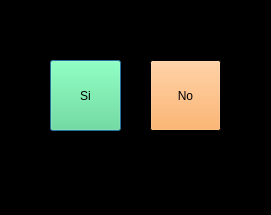
<?xml version="1.0" encoding="UTF-8"?>
<ui version="4.0">
 <class>aceptarUI</class>
 <widget class="QDialog" name="aceptarUI">
  <property name="geometry">
   <rect>
    <x>0</x>
    <y>0</y>
    <width>271</width>
    <height>215</height>
   </rect>
  </property>
  <property name="palette">
   <palette>
    <active>
     <colorrole role="Base">
      <brush brushstyle="SolidPattern">
       <color alpha="255">
        <red>255</red>
        <green>255</green>
        <blue>255</blue>
       </color>
      </brush>
     </colorrole>
     <colorrole role="Window">
      <brush brushstyle="SolidPattern">
       <color alpha="255">
        <red>0</red>
        <green>0</green>
        <blue>0</blue>
       </color>
      </brush>
     </colorrole>
    </active>
    <inactive>
     <colorrole role="Base">
      <brush brushstyle="SolidPattern">
       <color alpha="255">
        <red>255</red>
        <green>255</green>
        <blue>255</blue>
       </color>
      </brush>
     </colorrole>
     <colorrole role="Window">
      <brush brushstyle="SolidPattern">
       <color alpha="255">
        <red>0</red>
        <green>0</green>
        <blue>0</blue>
       </color>
      </brush>
     </colorrole>
    </inactive>
    <disabled>
     <colorrole role="Base">
      <brush brushstyle="SolidPattern">
       <color alpha="255">
        <red>0</red>
        <green>0</green>
        <blue>0</blue>
       </color>
      </brush>
     </colorrole>
     <colorrole role="Window">
      <brush brushstyle="SolidPattern">
       <color alpha="255">
        <red>0</red>
        <green>0</green>
        <blue>0</blue>
       </color>
      </brush>
     </colorrole>
    </disabled>
   </palette>
  </property>
  <property name="windowTitle">
   <string>Form</string>
  </property>
  <widget class="QPushButton" name="si">
   <property name="geometry">
    <rect>
     <x>50</x>
     <y>60</y>
     <width>71</width>
     <height>71</height>
    </rect>
   </property>
   <property name="palette">
    <palette>
     <active>
      <colorrole role="Button">
       <brush brushstyle="SolidPattern">
        <color alpha="255">
         <red>87</red>
         <green>227</green>
         <blue>137</blue>
        </color>
       </brush>
      </colorrole>
     </active>
     <inactive>
      <colorrole role="Button">
       <brush brushstyle="SolidPattern">
        <color alpha="255">
         <red>87</red>
         <green>227</green>
         <blue>137</blue>
        </color>
       </brush>
      </colorrole>
     </inactive>
     <disabled>
      <colorrole role="Button">
       <brush brushstyle="SolidPattern">
        <color alpha="255">
         <red>87</red>
         <green>227</green>
         <blue>137</blue>
        </color>
       </brush>
      </colorrole>
     </disabled>
    </palette>
   </property>
   <property name="text">
    <string>Si</string>
   </property>
  </widget>
  <widget class="QPushButton" name="no">
   <property name="geometry">
    <rect>
     <x>150</x>
     <y>60</y>
     <width>71</width>
     <height>71</height>
    </rect>
   </property>
   <property name="palette">
    <palette>
     <active>
      <colorrole role="Button">
       <brush brushstyle="SolidPattern">
        <color alpha="255">
         <red>255</red>
         <green>163</green>
         <blue>72</blue>
        </color>
       </brush>
      </colorrole>
     </active>
     <inactive>
      <colorrole role="Button">
       <brush brushstyle="SolidPattern">
        <color alpha="255">
         <red>255</red>
         <green>163</green>
         <blue>72</blue>
        </color>
       </brush>
      </colorrole>
     </inactive>
     <disabled>
      <colorrole role="Button">
       <brush brushstyle="SolidPattern">
        <color alpha="255">
         <red>255</red>
         <green>163</green>
         <blue>72</blue>
        </color>
       </brush>
      </colorrole>
     </disabled>
    </palette>
   </property>
   <property name="text">
    <string>No</string>
   </property>
  </widget>
 </widget>
 <resources/>
 <connections/>
</ui>
